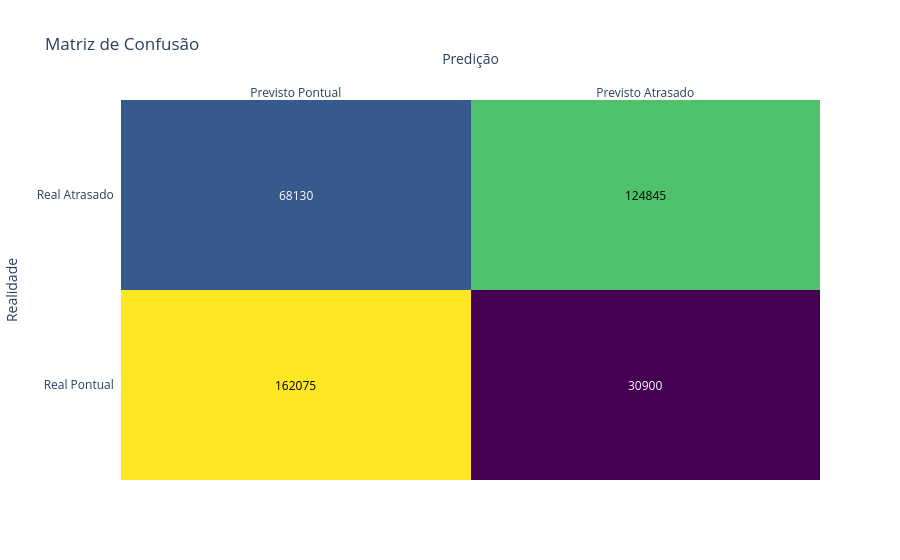

Notebook source saved alongside this figure:
### Code cell
def plot_confusion_matrix(y_true, y_pred):
    cm = confusion_matrix(y_true, y_pred)
    x = ['Previsto Pontual', 'Previsto Atrasado']
    y = ['Real Pontual', 'Real Atrasado']
    
    fig = ff.create_annotated_heatmap(
        z=cm, 
        x=x, 
        y=y, 
        annotation_text=cm, 
        colorscale='Viridis'
    )
    fig.update_layout(
        title='Matriz de Confusão',
        xaxis_title='Predição',
        yaxis_title='Realidade',
        template='plotly_white'
    )
    fig.show()


y_pred = model.predict(X_test)
plot_confusion_matrix(y_test, y_pred)

### Figure 1 — Plotly figure (JSON) as saved in the notebook; plotly's stock layout.template omitted (floating-point values rounded to 4 significant figures)
{"data": [{"colorscale": [[0, "#440154"], [0.1111, "#482878"], [0.2222, "#3e4989"], [0.3333, "#31688e"], [0.4444, "#26828e"], [0.5556, "#1f9e89"], [0.6667, "#35b779"], [0.7778, "#6ece58"], [0.8889, "#b5de2b"], [1, "#fde725"]], "reversescale": false, "showscale": false, "type": "heatmap", "x": ["Previsto Pontual", "Previsto Atrasado"], "y": ["Real Pontual", "Real Atrasado"], "z": [[162075, 30900], [68130, 124845]]}], "layout": {"annotations": [{"font": {"color": "#000000"}, "showarrow": false, "text": "162075", "x": "Previsto Pontual", "xref": "x", "y": "Real Pontual", "yref": "y"}, {"font": {"color": "#FFFFFF"}, "showarrow": false, "text": "30900", "x": "Previsto Atrasado", "xref": "x", "y": "Real Pontual", "yref": "y"}, {"font": {"color": "#FFFFFF"}, "showarrow": false, "text": "68130", "x": "Previsto Pontual", "xref": "x", "y": "Real Atrasado", "yref": "y"}, {"font": {"color": "#000000"}, "showarrow": false, "text": "124845", "x": "Previsto Atrasado", "xref": "x", "y": "Real Atrasado", "yref": "y"}], "title": {"text": "Matriz de Confusão"}, "xaxis": {"dtick": 1, "gridcolor": "rgb(0, 0, 0)", "side": "top", "ticks": "", "title": {"text": "Predição"}}, "yaxis": {"dtick": 1, "ticks": "", "ticksuffix": "  ", "title": {"text": "Realidade"}}}}
